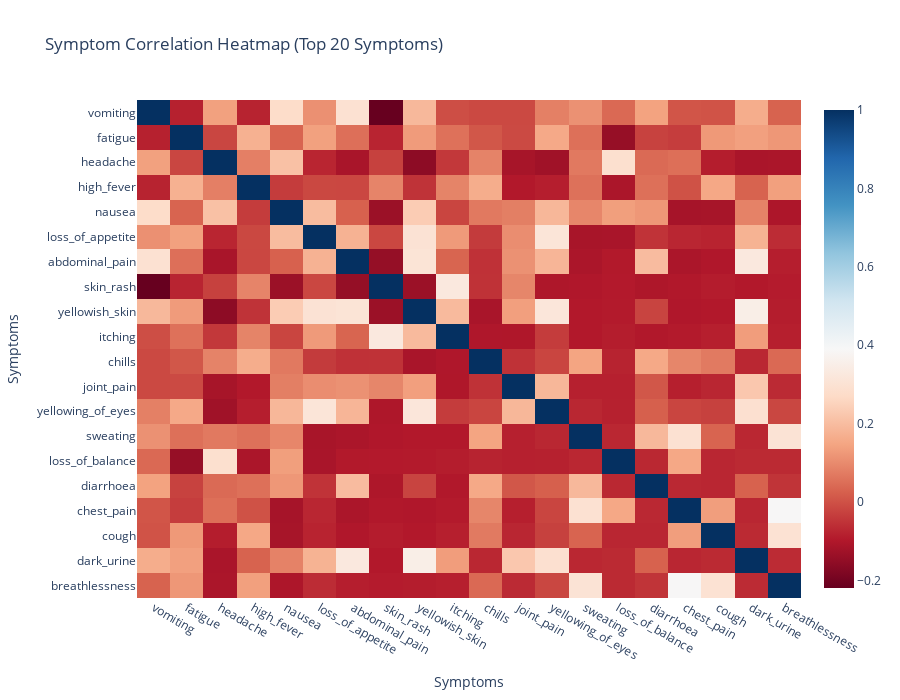

The notebook cell this image was saved under:
### Code cell
# Interactive correlation heatmap
fig = px.imshow(
    correlation_matrix,
    title="Symptom Correlation Heatmap (Top 20 Symptoms)",
    color_continuous_scale="RdBu",
    aspect="auto",
    height=700
)
fig.update_layout(
    xaxis_title="Symptoms",
    yaxis_title="Symptoms"
)
fig.show()

### Figure 1 — Plotly figure (JSON) as saved in the notebook; plotly's stock layout.template omitted (floating-point values rounded to 4 significant figures; data arrays with more than 128 entries replaced by an {"elided": "..."} marker saying what was removed)
{"data": [{"coloraxis": "coloraxis", "hovertemplate": "x: %{x}<br>y: %{y}<br>color: %{z}<extra></extra>", "name": "0", "type": "heatmap", "x": ["vomiting", "fatigue", "headache", "high_fever", "nausea", "loss_of_appetite", "abdominal_pain", "skin_rash", "yellowish_skin", "itching", "chills", "joint_pain", "yellowing_of_eyes", "sweating", "loss_of_balance", "diarrhoea", "chest_pain", "cough", "dark_urine", "breathlessness"], "xaxis": "x", "y": ["vomiting", "fatigue", "headache", "high_fever", "nausea", "loss_of_appetite", "abdominal_pain", "skin_rash", "yellowish_skin", "itching", "chills", "joint_pain", "yellowing_of_eyes", "sweating", "loss_of_balance", "diarrhoea", "chest_pain", "cough", "dark_urine", "breathlessness"], "yaxis": "y", "z": {"elided": "20x20 float values"}}], "layout": {"coloraxis": {"colorscale": [[0, "rgb(103,0,31)"], [0.1, "rgb(178,24,43)"], [0.2, "rgb(214,96,77)"], [0.3, "rgb(244,165,130)"], [0.4, "rgb(253,219,199)"], [0.5, "rgb(247,247,247)"], [0.6, "rgb(209,229,240)"], [0.7, "rgb(146,197,222)"], [0.8, "rgb(67,147,195)"], [0.9, "rgb(33,102,172)"], [1, "rgb(5,48,97)"]]}, "height": 700, "title": {"text": "Symptom Correlation Heatmap (Top 20 Symptoms)"}, "xaxis": {"anchor": "y", "domain": [0, 1], "title": {"text": "Symptoms"}}, "yaxis": {"anchor": "x", "autorange": "reversed", "domain": [0, 1], "title": {"text": "Symptoms"}}}}
